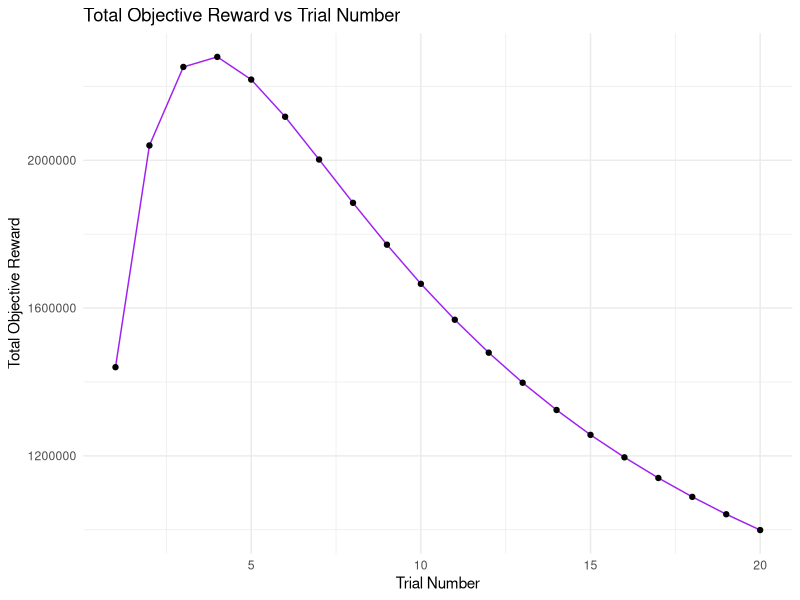
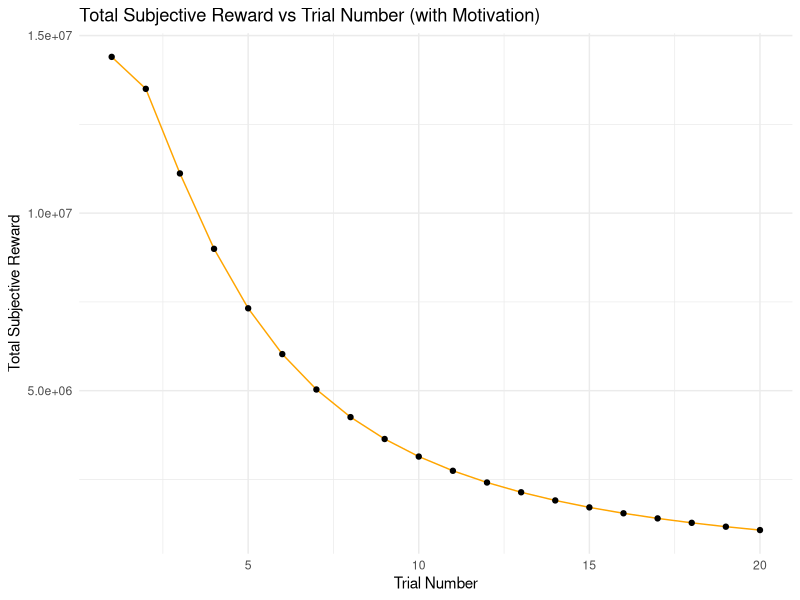
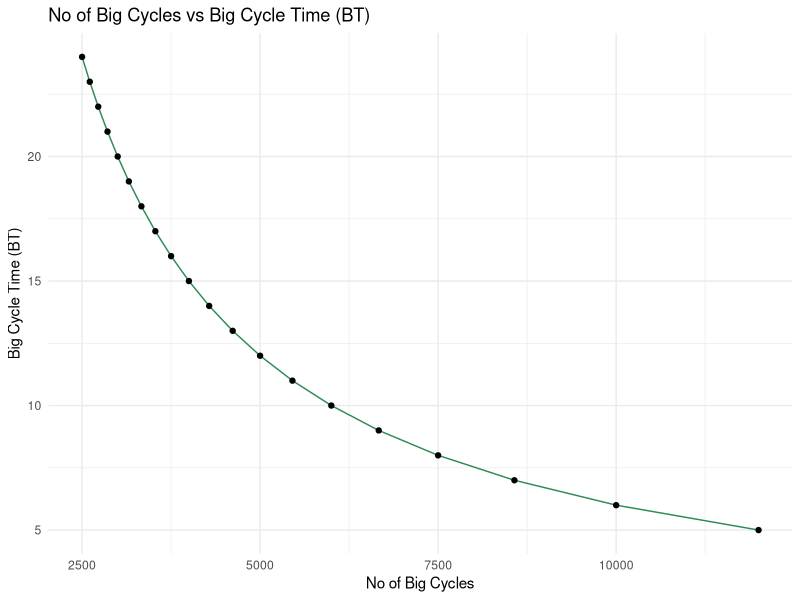

Generate these figures, in order, with R:
## ---- chunk 1
# Load necessary libraries
library(ggplot2)
library(dplyr)

# Define parameters
total_time <- 60000  # Total time of the experiment in seconds
CT <- 1              # Cycle time in seconds (per harvest)
TT <- 4              # Travel time between patches in seconds
reward_start <- 120  # Starting objective reward
decay_factor <- 0.7  # Exponential decay factor for reward
trial_number <- 1:20 # Max number of trials
motivation <- 50     # Motivation factor (changeable)

# Calculate objective rewards using exponential decay
objective_rewards <- reward_start * decay_factor^(trial_number - 1)

# Create an empty dataframe to store results
results <- data.frame(
  Trial_Number = trial_number,
  No_of_Harvests = trial_number,
  Objective_Reward = objective_rewards,
  BT = NA,   # Big cycle time
  BC = NA,   # Number of big cycles
  Total_Reward = NA,
  Total_Subjective_Reward = NA
)

# Loop through trials and compute all values
for (i in 1:length(trial_number)) {
  n <- results$No_of_Harvests[i]
  rewards_i <- objective_rewards[1:i]
  
  # Big cycle time (time for 1 patch visit)
  BT <- n * CT + TT
  results$BT[i] <- BT
  
  # Number of possible big cycles
  BC <- floor(total_time / BT)
  results$BC[i] <- BC
  
  # Total objective reward
  results$Total_Reward[i] <- BC * sum(rewards_i)
  
  # Subjective reward for each harvest: (Reward * Motivation) / Time
  subjective_rewards <- (rewards_i * motivation) / (BT * (1:i))
  results$Total_Subjective_Reward[i] <- BC * sum(subjective_rewards)
}

# View the resulting table
print("Results with Motivation:")
print(results)

# Plot 1: Total Objective Reward vs Trial Number
ggplot(results, aes(x = Trial_Number, y = Total_Reward)) +
  geom_line(color = "purple") +
  geom_point() +
  labs(title = "Total Objective Reward vs Trial Number",
       x = "Trial Number", y = "Total Objective Reward") +
  theme_minimal()

# Plot 2: Total Subjective Reward vs Trial Number
ggplot(results, aes(x = Trial_Number, y = Total_Subjective_Reward)) +
  geom_line(color = "orange") +
  geom_point() +
  labs(title = "Total Subjective Reward vs Trial Number (with Motivation)",
       x = "Trial Number", y = "Total Subjective Reward") +
  theme_minimal()

# Plot 3: No. of Big Cycles vs Big Cycle Time
ggplot(results, aes(x = BC, y = BT)) +
  geom_line(color = "seagreen") +
  geom_point() +
  labs(title = "No of Big Cycles vs Big Cycle Time (BT)",
       x = "No of Big Cycles", y = "Big Cycle Time (BT)") +
  theme_minimal()

## ---- chunk 2
# Exponential decay of motivation over patches
motivation_init <- 10
motivation_decay_rate <- 0.9  # Set to 1 for no decay

# Modify within your loop
current_motivation <- motivation_init * motivation_decay_rate^(i - 1)
subjective_rewards <- (rewards_i * current_motivation) / (BT * (1:i))
results$Total_Subjective_Reward[i] <- BC * sum(subjective_rewards)

## ---- chunk 3
#Linear decay of motivation in patches
current_motivation <- max(1, motivation_init - 0.5 * (i - 1))  # Prevent it from going below 1

## ---- chunk 4
# Fatigue increases cycle time (CT) over patches
CT_base <- 1
fatigue_increment <- 0.1  # Increase CT per patch

# Modify CT per trial
current_CT <- CT_base + fatigue_increment * (i - 1)
BT <- n * current_CT + TT  # Recompute Big Cycle Time

## ---- chunk 5
# Satiety reduces perceived reward (scaling down reward perception)
satiety_factor <- 0.9  # Lower means faster drop in reward perception

# Apply satiety scaling to objective reward
satiety_weights <- satiety_factor^(0:(i - 1))
sated_rewards <- rewards_i * satiety_weights

# Subjective reward = sated * motivation / time
subjective_rewards <- (sated_rewards * motivation) / (BT * (1:i))
results$Total_Subjective_Reward[i] <- BC * sum(subjective_rewards)

## ---- chunk 6
# Boost initial rewards due to thirst (e.g., inverse of trial index)
thirst_boost <- 2  # Higher = thirstier
thirst_weights <- thirst_boost / (1:i)

# Apply thirst to reward perception
thirsty_rewards <- rewards_i * thirst_weights

# Subjective reward = thirst-modified * motivation / time
subjective_rewards <- (thirsty_rewards * motivation) / (BT * (1:i))
results$Total_Subjective_Reward[i] <- BC * sum(subjective_rewards)

## ---- chunk 7
current_CT <- CT + fatigue_increment * (i - 1)
BT <- n * current_CT + TT

current_motivation <- max(1, motivation_init - 0.5 * (i - 1))
satiety_weights <- satiety_factor^(0:(i - 1))
subjective_rewards <- (rewards_i * current_motivation * satiety_weights) / (BT * (1:i))

results$Total_Subjective_Reward[i] <- BC * sum(subjective_rewards)

